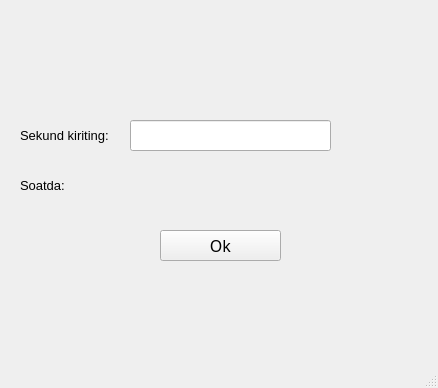
<?xml version="1.0" encoding="UTF-8"?>
<ui version="4.0">
 <class>MainWindow</class>
 <widget class="QMainWindow" name="MainWindow">
  <property name="geometry">
   <rect>
    <x>0</x>
    <y>0</y>
    <width>438</width>
    <height>388</height>
   </rect>
  </property>
  <property name="windowTitle">
   <string>MainWindow</string>
  </property>
  <widget class="QWidget" name="centralwidget">
   <widget class="QLabel" name="label_3">
    <property name="geometry">
     <rect>
      <x>20</x>
      <y>120</y>
      <width>101</width>
      <height>31</height>
     </rect>
    </property>
    <property name="font">
     <font>
      <pointsize>10</pointsize>
     </font>
    </property>
    <property name="text">
     <string>Sekund kiriting:</string>
    </property>
   </widget>
   <widget class="QLabel" name="label_2">
    <property name="geometry">
     <rect>
      <x>130</x>
      <y>160</y>
      <width>351</width>
      <height>41</height>
     </rect>
    </property>
    <property name="font">
     <font>
      <pointsize>16</pointsize>
     </font>
    </property>
    <property name="text">
     <string/>
    </property>
   </widget>
   <widget class="QLineEdit" name="lineEdit">
    <property name="geometry">
     <rect>
      <x>130</x>
      <y>120</y>
      <width>201</width>
      <height>31</height>
     </rect>
    </property>
   </widget>
   <widget class="QPushButton" name="pushButton">
    <property name="geometry">
     <rect>
      <x>160</x>
      <y>230</y>
      <width>121</width>
      <height>31</height>
     </rect>
    </property>
    <property name="font">
     <font>
      <family>Arial Unicode MS</family>
      <pointsize>12</pointsize>
     </font>
    </property>
    <property name="text">
     <string>Ok</string>
    </property>
   </widget>
   <widget class="QLabel" name="label_4">
    <property name="geometry">
     <rect>
      <x>20</x>
      <y>170</y>
      <width>101</width>
      <height>31</height>
     </rect>
    </property>
    <property name="font">
     <font>
      <pointsize>10</pointsize>
     </font>
    </property>
    <property name="text">
     <string>Soatda:</string>
    </property>
   </widget>
  </widget>
  <widget class="QMenuBar" name="menubar">
   <property name="geometry">
    <rect>
     <x>0</x>
     <y>0</y>
     <width>438</width>
     <height>21</height>
    </rect>
   </property>
  </widget>
  <widget class="QStatusBar" name="statusbar"/>
 </widget>
 <resources/>
 <connections/>
</ui>
